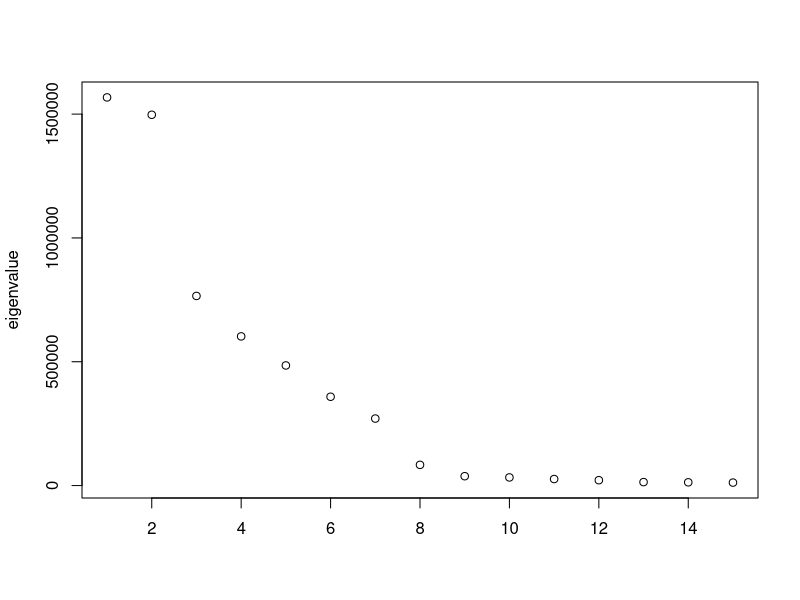

Source code (R):
N = 200
J = 200

sim1 <- function(N, J, K){
  F.matr <- matrix(runif(N*K,-2,2), N, K);
  F.matr <- cbind(rep(1,N), F.matr)
  A.matr <- matrix(runif(J*(K+1),-2,2), J, K+1);                 
  
  temp = F.matr %*% t(A.matr);
  rate = exp(temp);
  resp = matrix(0, N, J);
  resp[] = rpois(N*J, rate)
  
  list(resp = resp)
}

set.seed(1)
data = sim1(N, J, 3)
eigen.res = eigen(cov(data$resp))
setwd("C:/Users/yxche/Dropbox (LSE Statistics)/Research/HighDim_ExpFac/JMLE_IC/revision/revision")
pdf(file = "scree.pdf", height = 5, width = 5)
plot(eigen.res$values[1:15], xlab = "", ylab = "eigenvalue")

dev.off()